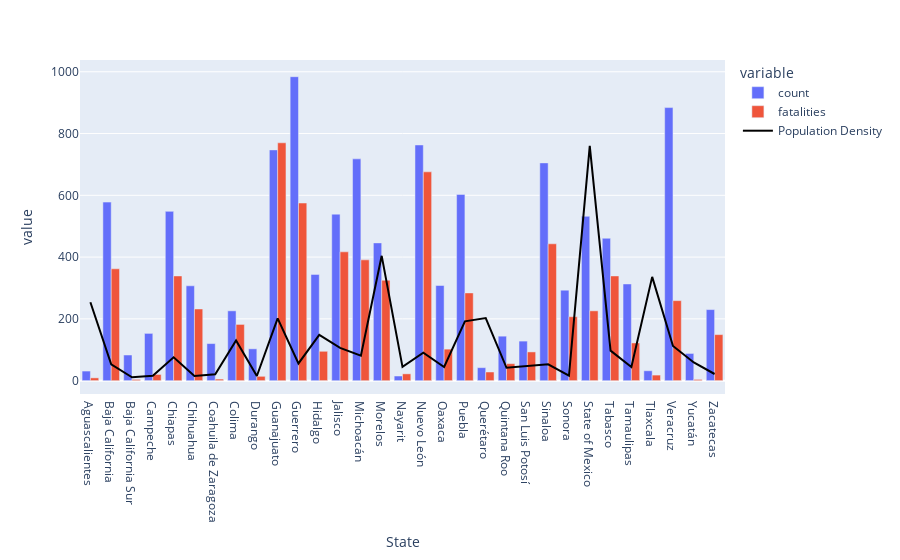

The code cell stored with this chart in its notebook:
### Markdown cell above
Next, graph all of the data on one chart:
- The following chart shows the number of fatalities and number of conflict events by state as bars
- The population density is shown as a line
- Note that this also excludes Mexico City, as it is an outlier in population density

### Code cell
fig3 = px.bar(mexico_ag[mexico_ag['State'] != "Mexico City"], x = "State", 
       y = ["count", "fatalities"],
       barmode="group")

fig3.add_scatter(x=mexico_ag[mexico_ag['State'] != "Mexico City"]["State"], 
                    y=mexico_ag[mexico_ag['State'] != "Mexico City"]['Pop Density'], 
                    mode='lines', 
                    name='Population Density', 
                    line_color='black'
                    )

### Figure 1 — Plotly figure (JSON) as saved in the notebook; plotly's stock layout.template omitted (floating-point values rounded to 4 significant figures)
{"data": [{"alignmentgroup": "True", "hovertemplate": "variable=count<br>State=%{x}<br>value=%{y}<extra></extra>", "legendgroup": "count", "marker": {"color": "#636efa", "pattern": {"shape": ""}}, "name": "count", "offsetgroup": "count", "orientation": "v", "showlegend": true, "textposition": "auto", "type": "bar", "x": ["Aguascalientes", "Baja California", "Baja California Sur", "Campeche", "Chiapas", "Chihuahua", "Coahuila de Zaragoza", "Colima", "Durango", "Guanajuato", "Guerrero", "Hidalgo", "Jalisco", "Michoacán", "Morelos", "Nayarit", "Nuevo León", "Oaxaca", "Puebla", "Querétaro", "Quintana Roo", "San Luis Potosí", "Sinaloa", "Sonora", "State of Mexico", "Tabasco", "Tamaulipas", "Tlaxcala", "Veracruz", "Yucatán", "Zacatecas"], "xaxis": "x", "y": [31, 578, 83, 153, 548, 307, 120, 226, 103, 747, 984, 344, 539, 718, 446, 15, 763, 308, 603, 42, 144, 128, 705, 293, 532, 461, 313, 32, 884, 88, 230], "yaxis": "y"}, {"alignmentgroup": "True", "hovertemplate": "variable=fatalities<br>State=%{x}<br>value=%{y}<extra></extra>", "legendgroup": "fatalities", "marker": {"color": "#EF553B", "pattern": {"shape": ""}}, "name": "fatalities", "offsetgroup": "fatalities", "orientation": "v", "showlegend": true, "textposition": "auto", "type": "bar", "x": ["Aguascalientes", "Baja California", "Baja California Sur", "Campeche", "Chiapas", "Chihuahua", "Coahuila de Zaragoza", "Colima", "Durango", "Guanajuato", "Guerrero", "Hidalgo", "Jalisco", "Michoacán", "Morelos", "Nayarit", "Nuevo León", "Oaxaca", "Puebla", "Querétaro", "Quintana Roo", "San Luis Potosí", "Sinaloa", "Sonora", "State of Mexico", "Tabasco", "Tamaulipas", "Tlaxcala", "Veracruz", "Yucatán", "Zacatecas"], "xaxis": "x", "y": [9, 362, 4, 20, 339, 232, 5, 182, 14, 770, 575, 95, 417, 391, 325, 22, 676, 102, 284, 28, 55, 93, 443, 207, 226, 339, 122, 18, 259, 4, 149], "yaxis": "y"}, {"line": {"color": "black"}, "mode": "lines", "name": "Population Density", "type": "scatter", "x": ["Aguascalientes", "Baja California", "Baja California Sur", "Campeche", "Chiapas", "Chihuahua", "Coahuila de Zaragoza", "Colima", "Durango", "Guanajuato", "Guerrero", "Hidalgo", "Jalisco", "Michoacán", "Morelos", "Nayarit", "Nuevo León", "Oaxaca", "Puebla", "Querétaro", "Quintana Roo", "San Luis Potosí", "Sinaloa", "Sonora", "State of Mexico", "Tabasco", "Tamaulipas", "Tlaxcala", "Veracruz", "Yucatán", "Zacatecas"], "y": [253.9, 52.8, 10.8, 16.1, 75.6, 15.1, 20.8, 130, 14.9, 201.5, 55.7, 148.1, 106.2, 81, 404.1, 44.4, 90.2, 44.1, 191.9, 202.6, 41.6, 46.2, 52.8, 16.4, 760.2, 97.1, 44, 336, 112.3, 58.7, 21.5]}], "layout": {"barmode": "group", "legend": {"title": {"text": "variable"}, "tracegroupgap": 0}, "margin": {"t": 60}, "xaxis": {"anchor": "y", "domain": [0, 1], "title": {"text": "State"}}, "yaxis": {"anchor": "x", "domain": [0, 1], "title": {"text": "value"}}}}
